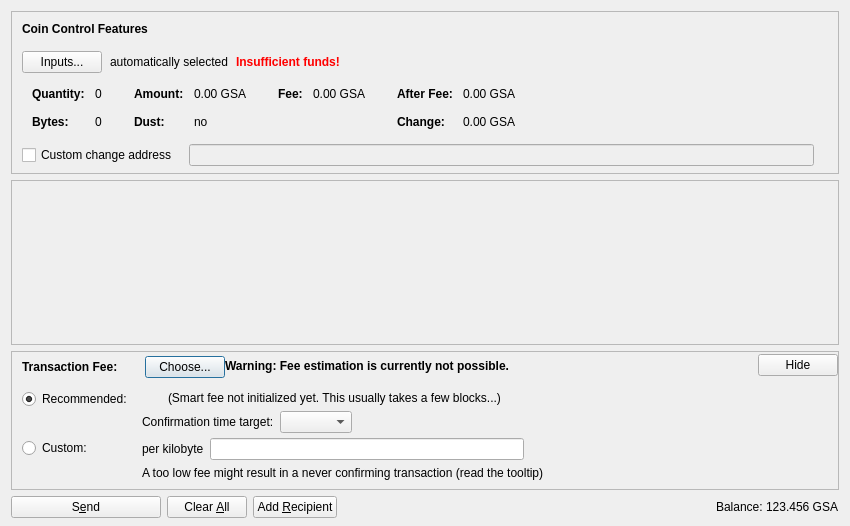
<?xml version="1.0" encoding="UTF-8"?>
<ui version="4.0">
 <class>SendCoinsDialog</class>
 <widget class="QDialog" name="SendCoinsDialog">
  <property name="geometry">
   <rect>
    <x>0</x>
    <y>0</y>
    <width>850</width>
    <height>526</height>
   </rect>
  </property>
  <property name="windowTitle">
   <string>Send Coins</string>
  </property>
  <layout class="QVBoxLayout" name="verticalLayout" stretch="0,1,0,0">
   <property name="bottomMargin">
    <number>8</number>
   </property>
   <item>
    <widget class="QFrame" name="frameCoinControl">
     <property name="sizePolicy">
      <sizepolicy hsizetype="Expanding" vsizetype="Expanding">
       <horstretch>0</horstretch>
       <verstretch>0</verstretch>
      </sizepolicy>
     </property>
     <property name="maximumSize">
      <size>
       <width>16777215</width>
       <height>16777215</height>
      </size>
     </property>
     <property name="frameShape">
      <enum>QFrame::StyledPanel</enum>
     </property>
     <property name="frameShadow">
      <enum>QFrame::Sunken</enum>
     </property>
     <layout class="QVBoxLayout" name="verticalLayoutCoinControl2">
      <property name="spacing">
       <number>0</number>
      </property>
      <property name="leftMargin">
       <number>0</number>
      </property>
      <property name="topMargin">
       <number>0</number>
      </property>
      <property name="rightMargin">
       <number>0</number>
      </property>
      <property name="bottomMargin">
       <number>6</number>
      </property>
      <item>
       <layout class="QVBoxLayout" name="verticalLayoutCoinControl" stretch="0,0,0,0,1">
        <property name="spacing">
         <number>0</number>
        </property>
        <property name="leftMargin">
         <number>10</number>
        </property>
        <property name="topMargin">
         <number>10</number>
        </property>
        <item>
         <layout class="QHBoxLayout" name="horizontalLayoutCoinControl1">
          <property name="bottomMargin">
           <number>15</number>
          </property>
          <item>
           <widget class="QLabel" name="labelCoinControlFeatures">
            <property name="sizePolicy">
             <sizepolicy hsizetype="Preferred" vsizetype="Maximum">
              <horstretch>0</horstretch>
              <verstretch>0</verstretch>
             </sizepolicy>
            </property>
            <property name="font">
             <font>
              <weight>75</weight>
              <bold>true</bold>
             </font>
            </property>
            <property name="styleSheet">
             <string notr="true">font-weight:bold;</string>
            </property>
            <property name="text">
             <string>Coin Control Features</string>
            </property>
           </widget>
          </item>
         </layout>
        </item>
        <item>
         <layout class="QHBoxLayout" name="horizontalLayoutCoinControl2" stretch="0,0,0,0">
          <property name="spacing">
           <number>8</number>
          </property>
          <property name="bottomMargin">
           <number>10</number>
          </property>
          <item>
           <widget class="QPushButton" name="pushButtonCoinControl">
            <property name="styleSheet">
             <string notr="true"/>
            </property>
            <property name="text">
             <string>Inputs...</string>
            </property>
            <property name="autoDefault">
             <bool>false</bool>
            </property>
           </widget>
          </item>
          <item>
           <widget class="QLabel" name="labelCoinControlAutomaticallySelected">
            <property name="text">
             <string>automatically selected</string>
            </property>
            <property name="margin">
             <number>5</number>
            </property>
           </widget>
          </item>
          <item>
           <widget class="QLabel" name="labelCoinControlInsuffFunds">
            <property name="font">
             <font>
              <weight>75</weight>
              <bold>true</bold>
             </font>
            </property>
            <property name="styleSheet">
             <string notr="true">color:red;font-weight:bold;</string>
            </property>
            <property name="text">
             <string>Insufficient funds!</string>
            </property>
            <property name="margin">
             <number>5</number>
            </property>
           </widget>
          </item>
          <item>
           <spacer name="horizontalSpacerCoinControl">
            <property name="orientation">
             <enum>Qt::Horizontal</enum>
            </property>
            <property name="sizeHint" stdset="0">
             <size>
              <width>40</width>
              <height>1</height>
             </size>
            </property>
           </spacer>
          </item>
         </layout>
        </item>
        <item>
         <widget class="QWidget" name="widgetCoinControl" native="true">
          <property name="sizePolicy">
           <sizepolicy hsizetype="Preferred" vsizetype="Preferred">
            <horstretch>0</horstretch>
            <verstretch>0</verstretch>
           </sizepolicy>
          </property>
          <property name="minimumSize">
           <size>
            <width>0</width>
            <height>0</height>
           </size>
          </property>
          <property name="styleSheet">
           <string notr="true"/>
          </property>
          <layout class="QHBoxLayout" name="horizontalLayoutCoinControl5">
           <property name="leftMargin">
            <number>0</number>
           </property>
           <property name="topMargin">
            <number>0</number>
           </property>
           <property name="rightMargin">
            <number>0</number>
           </property>
           <property name="bottomMargin">
            <number>0</number>
           </property>
           <item>
            <layout class="QHBoxLayout" name="horizontalLayoutCoinControl3" stretch="0,0,0,1">
             <property name="spacing">
              <number>20</number>
             </property>
             <property name="topMargin">
              <number>0</number>
             </property>
             <property name="bottomMargin">
              <number>10</number>
             </property>
             <item>
              <layout class="QFormLayout" name="formLayoutCoinControl1">
               <property name="horizontalSpacing">
                <number>10</number>
               </property>
               <property name="verticalSpacing">
                <number>14</number>
               </property>
               <property name="leftMargin">
                <number>10</number>
               </property>
               <property name="topMargin">
                <number>4</number>
               </property>
               <property name="rightMargin">
                <number>6</number>
               </property>
               <item row="0" column="0">
                <widget class="QLabel" name="labelCoinControlQuantityText">
                 <property name="font">
                  <font>
                   <weight>75</weight>
                   <bold>true</bold>
                  </font>
                 </property>
                 <property name="text">
                  <string>Quantity:</string>
                 </property>
                 <property name="margin">
                  <number>0</number>
                 </property>
                </widget>
               </item>
               <item row="0" column="1">
                <widget class="QLabel" name="labelCoinControlQuantity">
                 <property name="cursor">
                  <cursorShape>IBeamCursor</cursorShape>
                 </property>
                 <property name="contextMenuPolicy">
                  <enum>Qt::ActionsContextMenu</enum>
                 </property>
                 <property name="text">
                  <string notr="true">0</string>
                 </property>
                 <property name="margin">
                  <number>0</number>
                 </property>
                 <property name="textInteractionFlags">
                  <set>Qt::LinksAccessibleByMouse|Qt::TextSelectableByKeyboard|Qt::TextSelectableByMouse</set>
                 </property>
                </widget>
               </item>
               <item row="1" column="0">
                <widget class="QLabel" name="labelCoinControlBytesText">
                 <property name="font">
                  <font>
                   <weight>75</weight>
                   <bold>true</bold>
                  </font>
                 </property>
                 <property name="text">
                  <string>Bytes:</string>
                 </property>
                </widget>
               </item>
               <item row="1" column="1">
                <widget class="QLabel" name="labelCoinControlBytes">
                 <property name="cursor">
                  <cursorShape>IBeamCursor</cursorShape>
                 </property>
                 <property name="contextMenuPolicy">
                  <enum>Qt::ActionsContextMenu</enum>
                 </property>
                 <property name="text">
                  <string notr="true">0</string>
                 </property>
                 <property name="textInteractionFlags">
                  <set>Qt::LinksAccessibleByMouse|Qt::TextSelectableByKeyboard|Qt::TextSelectableByMouse</set>
                 </property>
                </widget>
               </item>
              </layout>
             </item>
             <item>
              <layout class="QFormLayout" name="formLayoutCoinControl2">
               <property name="horizontalSpacing">
                <number>10</number>
               </property>
               <property name="verticalSpacing">
                <number>14</number>
               </property>
               <property name="leftMargin">
                <number>6</number>
               </property>
               <property name="topMargin">
                <number>4</number>
               </property>
               <property name="rightMargin">
                <number>6</number>
               </property>
               <item row="0" column="0">
                <widget class="QLabel" name="labelCoinControlAmountText">
                 <property name="font">
                  <font>
                   <weight>75</weight>
                   <bold>true</bold>
                  </font>
                 </property>
                 <property name="text">
                  <string>Amount:</string>
                 </property>
                 <property name="margin">
                  <number>0</number>
                 </property>
                </widget>
               </item>
               <item row="0" column="1">
                <widget class="QLabel" name="labelCoinControlAmount">
                 <property name="cursor">
                  <cursorShape>IBeamCursor</cursorShape>
                 </property>
                 <property name="contextMenuPolicy">
                  <enum>Qt::ActionsContextMenu</enum>
                 </property>
                 <property name="text">
                  <string notr="true">0.00 GSA</string>
                 </property>
                 <property name="textInteractionFlags">
                  <set>Qt::LinksAccessibleByMouse|Qt::TextSelectableByKeyboard|Qt::TextSelectableByMouse</set>
                 </property>
                </widget>
               </item>
               <item row="1" column="0">
                <widget class="QLabel" name="labelCoinControlLowOutputText">
                 <property name="font">
                  <font>
                   <weight>75</weight>
                   <bold>true</bold>
                  </font>
                 </property>
                 <property name="text">
                  <string>Dust:</string>
                 </property>
                </widget>
               </item>
               <item row="1" column="1">
                <widget class="QLabel" name="labelCoinControlLowOutput">
                 <property name="cursor">
                  <cursorShape>IBeamCursor</cursorShape>
                 </property>
                 <property name="contextMenuPolicy">
                  <enum>Qt::ActionsContextMenu</enum>
                 </property>
                 <property name="text">
                  <string notr="true">no</string>
                 </property>
                 <property name="textInteractionFlags">
                  <set>Qt::LinksAccessibleByMouse|Qt::TextSelectableByKeyboard|Qt::TextSelectableByMouse</set>
                 </property>
                </widget>
               </item>
              </layout>
             </item>
             <item>
              <layout class="QFormLayout" name="formLayoutCoinControl3">
               <property name="horizontalSpacing">
                <number>10</number>
               </property>
               <property name="verticalSpacing">
                <number>14</number>
               </property>
               <property name="leftMargin">
                <number>6</number>
               </property>
               <property name="topMargin">
                <number>4</number>
               </property>
               <property name="rightMargin">
                <number>6</number>
               </property>
               <item row="0" column="0">
                <widget class="QLabel" name="labelCoinControlFeeText">
                 <property name="font">
                  <font>
                   <weight>75</weight>
                   <bold>true</bold>
                  </font>
                 </property>
                 <property name="text">
                  <string>Fee:</string>
                 </property>
                 <property name="margin">
                  <number>0</number>
                 </property>
                </widget>
               </item>
               <item row="0" column="1">
                <widget class="QLabel" name="labelCoinControlFee">
                 <property name="cursor">
                  <cursorShape>IBeamCursor</cursorShape>
                 </property>
                 <property name="contextMenuPolicy">
                  <enum>Qt::ActionsContextMenu</enum>
                 </property>
                 <property name="text">
                  <string notr="true">0.00 GSA</string>
                 </property>
                 <property name="textInteractionFlags">
                  <set>Qt::LinksAccessibleByMouse|Qt::TextSelectableByKeyboard|Qt::TextSelectableByMouse</set>
                 </property>
                </widget>
               </item>
              </layout>
             </item>
             <item>
              <layout class="QFormLayout" name="formLayoutCoinControl4">
               <property name="horizontalSpacing">
                <number>10</number>
               </property>
               <property name="verticalSpacing">
                <number>14</number>
               </property>
               <property name="leftMargin">
                <number>6</number>
               </property>
               <property name="topMargin">
                <number>4</number>
               </property>
               <property name="rightMargin">
                <number>6</number>
               </property>
               <item row="0" column="0">
                <widget class="QLabel" name="labelCoinControlAfterFeeText">
                 <property name="font">
                  <font>
                   <weight>75</weight>
                   <bold>true</bold>
                  </font>
                 </property>
                 <property name="text">
                  <string>After Fee:</string>
                 </property>
                 <property name="margin">
                  <number>0</number>
                 </property>
                </widget>
               </item>
               <item row="0" column="1">
                <widget class="QLabel" name="labelCoinControlAfterFee">
                 <property name="cursor">
                  <cursorShape>IBeamCursor</cursorShape>
                 </property>
                 <property name="contextMenuPolicy">
                  <enum>Qt::ActionsContextMenu</enum>
                 </property>
                 <property name="text">
                  <string notr="true">0.00 GSA</string>
                 </property>
                 <property name="textInteractionFlags">
                  <set>Qt::LinksAccessibleByMouse|Qt::TextSelectableByKeyboard|Qt::TextSelectableByMouse</set>
                 </property>
                </widget>
               </item>
               <item row="1" column="0">
                <widget class="QLabel" name="labelCoinControlChangeText">
                 <property name="font">
                  <font>
                   <weight>75</weight>
                   <bold>true</bold>
                  </font>
                 </property>
                 <property name="text">
                  <string>Change:</string>
                 </property>
                </widget>
               </item>
               <item row="1" column="1">
                <widget class="QLabel" name="labelCoinControlChange">
                 <property name="cursor">
                  <cursorShape>IBeamCursor</cursorShape>
                 </property>
                 <property name="contextMenuPolicy">
                  <enum>Qt::ActionsContextMenu</enum>
                 </property>
                 <property name="text">
                  <string notr="true">0.00 GSA</string>
                 </property>
                 <property name="textInteractionFlags">
                  <set>Qt::LinksAccessibleByMouse|Qt::TextSelectableByKeyboard|Qt::TextSelectableByMouse</set>
                 </property>
                </widget>
               </item>
              </layout>
             </item>
            </layout>
           </item>
          </layout>
         </widget>
        </item>
        <item>
         <layout class="QHBoxLayout" name="horizontalLayoutCoinControl4" stretch="0,0,0">
          <property name="spacing">
           <number>12</number>
          </property>
          <property name="sizeConstraint">
           <enum>QLayout::SetDefaultConstraint</enum>
          </property>
          <property name="topMargin">
           <number>5</number>
          </property>
          <property name="rightMargin">
           <number>5</number>
          </property>
          <item>
           <widget class="QCheckBox" name="checkBoxCoinControlChange">
            <property name="toolTip">
             <string>If this is activated, but the change address is empty or invalid, change will be sent to a newly generated address.</string>
            </property>
            <property name="text">
             <string>Custom change address</string>
            </property>
           </widget>
          </item>
          <item>
           <widget class="QValidatedLineEdit" name="lineEditCoinControlChange">
            <property name="enabled">
             <bool>false</bool>
            </property>
            <property name="sizePolicy">
             <sizepolicy hsizetype="Expanding" vsizetype="Fixed">
              <horstretch>0</horstretch>
              <verstretch>0</verstretch>
             </sizepolicy>
            </property>
           </widget>
          </item>
          <item>
           <widget class="QLabel" name="labelCoinControlChangeLabel">
            <property name="sizePolicy">
             <sizepolicy hsizetype="Preferred" vsizetype="Expanding">
              <horstretch>0</horstretch>
              <verstretch>0</verstretch>
             </sizepolicy>
            </property>
            <property name="minimumSize">
             <size>
              <width>0</width>
              <height>0</height>
             </size>
            </property>
            <property name="text">
             <string/>
            </property>
            <property name="margin">
             <number>3</number>
            </property>
           </widget>
          </item>
         </layout>
        </item>
        <item>
         <spacer name="verticalSpacerCoinControl">
          <property name="orientation">
           <enum>Qt::Vertical</enum>
          </property>
          <property name="sizeHint" stdset="0">
           <size>
            <width>800</width>
            <height>1</height>
           </size>
          </property>
         </spacer>
        </item>
       </layout>
      </item>
     </layout>
    </widget>
   </item>
   <item>
    <widget class="QScrollArea" name="scrollArea">
     <property name="widgetResizable">
      <bool>true</bool>
     </property>
     <widget class="QWidget" name="scrollAreaWidgetContents">
      <property name="geometry">
       <rect>
        <x>0</x>
        <y>0</y>
        <width>830</width>
        <height>104</height>
       </rect>
      </property>
      <layout class="QVBoxLayout" name="verticalLayout_2" stretch="0,1">
       <property name="leftMargin">
        <number>0</number>
       </property>
       <property name="topMargin">
        <number>0</number>
       </property>
       <property name="rightMargin">
        <number>0</number>
       </property>
       <property name="bottomMargin">
        <number>0</number>
       </property>
       <item>
        <layout class="QVBoxLayout" name="entries">
         <property name="spacing">
          <number>6</number>
         </property>
        </layout>
       </item>
       <item>
        <spacer name="verticalSpacer">
         <property name="orientation">
          <enum>Qt::Vertical</enum>
         </property>
         <property name="sizeHint" stdset="0">
          <size>
           <width>20</width>
           <height>40</height>
          </size>
         </property>
        </spacer>
       </item>
      </layout>
     </widget>
    </widget>
   </item>
   <item>
    <widget class="QFrame" name="frameFee">
     <property name="sizePolicy">
      <sizepolicy hsizetype="Expanding" vsizetype="Expanding">
       <horstretch>0</horstretch>
       <verstretch>0</verstretch>
      </sizepolicy>
     </property>
     <property name="maximumSize">
      <size>
       <width>16777215</width>
       <height>16777215</height>
      </size>
     </property>
     <property name="frameShape">
      <enum>QFrame::StyledPanel</enum>
     </property>
     <property name="frameShadow">
      <enum>QFrame::Sunken</enum>
     </property>
     <layout class="QVBoxLayout" name="verticalLayoutFee1">
      <property name="spacing">
       <number>0</number>
      </property>
      <property name="leftMargin">
       <number>0</number>
      </property>
      <property name="topMargin">
       <number>0</number>
      </property>
      <property name="rightMargin">
       <number>0</number>
      </property>
      <property name="bottomMargin">
       <number>0</number>
      </property>
      <item>
       <layout class="QVBoxLayout" name="verticalLayoutFee2" stretch="0,0,0">
        <property name="spacing">
         <number>0</number>
        </property>
        <property name="leftMargin">
         <number>10</number>
        </property>
        <property name="topMargin">
         <number>0</number>
        </property>
        <item>
         <layout class="QHBoxLayout" name="horizontalLayoutFee1">
          <property name="bottomMargin">
           <number>0</number>
          </property>
          <item>
           <layout class="QVBoxLayout" name="verticalLayoutFee7">
            <property name="spacing">
             <number>0</number>
            </property>
            <item>
             <spacer name="verticalSpacerSmartFee">
              <property name="orientation">
               <enum>Qt::Vertical</enum>
              </property>
              <property name="sizeType">
               <enum>QSizePolicy::Fixed</enum>
              </property>
              <property name="sizeHint" stdset="0">
               <size>
                <width>1</width>
                <height>4</height>
               </size>
              </property>
             </spacer>
            </item>
            <item>
             <layout class="QHBoxLayout" name="horizontalLayoutSmartFee">
              <property name="spacing">
               <number>10</number>
              </property>
              <item>
               <widget class="QLabel" name="labelFeeHeadline">
                <property name="sizePolicy">
                 <sizepolicy hsizetype="Preferred" vsizetype="Maximum">
                  <horstretch>0</horstretch>
                  <verstretch>0</verstretch>
                 </sizepolicy>
                </property>
                <property name="font">
                 <font>
                  <weight>75</weight>
                  <bold>true</bold>
                 </font>
                </property>
                <property name="styleSheet">
                 <string notr="true">font-weight:bold;</string>
                </property>
                <property name="text">
                 <string>Transaction Fee:</string>
                </property>
               </widget>
              </item>
              <item>
               <widget class="QLabel" name="labelFeeMinimized">
                <property name="text">
                 <string/>
                </property>
               </widget>
              </item>
              <item>
               <widget class="QPushButton" name="buttonChooseFee">
                <property name="text">
                 <string>Choose...</string>
                </property>
               </widget>
              </item>
             </layout>
            </item>
            <item>
             <spacer name="verticalSpacer_5">
              <property name="orientation">
               <enum>Qt::Vertical</enum>
              </property>
              <property name="sizeHint" stdset="0">
               <size>
                <width>1</width>
                <height>1</height>
               </size>
              </property>
             </spacer>
            </item>
           </layout>
          </item>
          <item>
           <widget class="QLabel" name="fallbackFeeWarningLabel">
            <property name="toolTip">
             <string>Using the fallbackfee can result in sending a transaction that will take several hours or days (or never) to confirm. Consider choosing your fee manually or wait until you have validated the complete chain.</string>
            </property>
            <property name="font">
            <font>
                <weight>75</weight>
                <bold>true</bold>
            </font>
            </property>
            <property name="text">
             <string>Warning: Fee estimation is currently not possible.</string>
            </property>
            <property name="wordWrap">
             <bool>false</bool>
            </property>
           </widget>
          </item>
          <item>
           <spacer name="horizontalSpacer_4">
            <property name="orientation">
             <enum>Qt::Horizontal</enum>
            </property>
            <property name="sizeType">
             <enum>QSizePolicy::MinimumExpanding</enum>
            </property>
            <property name="sizeHint" stdset="0">
             <size>
              <width>40</width>
              <height>20</height>
             </size>
            </property>
           </spacer>
          </item>
          <item>
           <widget class="QPushButton" name="buttonMinimizeFee">
            <property name="toolTip">
             <string>collapse fee-settings</string>
            </property>
            <property name="text">
             <string>Hide</string>
            </property>
           </widget>
          </item>
         </layout>
        </item>
        <item>
         <widget class="QFrame" name="frameFeeSelection">
          <layout class="QVBoxLayout" name="verticalLayoutFee12">
           <property name="spacing">
            <number>0</number>
           </property>
           <property name="leftMargin">
            <number>0</number>
           </property>
           <property name="topMargin">
            <number>0</number>
           </property>
           <property name="rightMargin">
            <number>0</number>
           </property>
           <property name="bottomMargin">
            <number>0</number>
           </property>
           <item>
            <layout class="QGridLayout" name="gridLayoutFee">
             <property name="topMargin">
              <number>10</number>
             </property>
             <property name="bottomMargin">
              <number>4</number>
             </property>
             <property name="horizontalSpacing">
              <number>10</number>
             </property>
             <property name="verticalSpacing">
              <number>4</number>
             </property>
             <item row="1" column="1">
              <layout class="QVBoxLayout" name="verticalLayoutFee8">
               <property name="spacing">
                <number>6</number>
               </property>
               <item>
                <layout class="QHBoxLayout" name="horizontalLayoutFee13">
                 <item>
                  <widget class="QLabel" name="labelCustomPerKilobyte">
                   <property name="toolTip">
                    <string>Specify a custom fee per kB (1,000 bytes) of the transaction's virtual size.

Note:  Since the fee is calculated on a per-byte basis, a fee of "100 satoshis per kB" for a transaction size of 500 bytes (half of 1 kB) would ultimately yield a fee of only 50 satoshis.</string>
                   </property>
                   <property name="text">
                    <string>per kilobyte</string>
                   </property>
                  </widget>
                 </item>
                 <item>
                  <widget class="BitcoinAmountField" name="customFee"/>
                 </item>
                 <item>
                  <spacer name="horizontalSpacer_6">
                   <property name="orientation">
                    <enum>Qt::Horizontal</enum>
                   </property>
                   <property name="sizeHint" stdset="0">
                    <size>
                     <width>1</width>
                     <height>1</height>
                    </size>
                   </property>
                  </spacer>
                 </item>
                </layout>
               </item>
               <item>
                <layout class="QHBoxLayout" name="horizontalLayoutFee8">
                 <item>
                  <widget class="QLabel" name="labelCustomFeeWarning">
                   <property name="enabled">
                    <bool>true</bool>
                   </property>
                   <property name="toolTip">
                    <string>When there is less transaction volume than space in the blocks, miners as well as relaying nodes may enforce a minimum fee. Paying only this minimum fee is just fine, but be aware that this can result in a never confirming transaction once there is more demand for gsapples transactions than the network can process.</string>
                   </property>
                   <property name="text">
                    <string>A too low fee might result in a never confirming transaction (read the tooltip)</string>
                   </property>
                  </widget>
                 </item>
                 <item>
                  <spacer name="horizontalSpacer_2">
                   <property name="orientation">
                    <enum>Qt::Horizontal</enum>
                   </property>
                   <property name="sizeHint" stdset="0">
                    <size>
                     <width>1</width>
                     <height>1</height>
                    </size>
                   </property>
                  </spacer>
                 </item>
                </layout>
               </item>
              </layout>
             </item>
             <item row="0" column="0">
              <layout class="QVBoxLayout" name="verticalLayoutFee4" stretch="0,1">
               <item>
                <widget class="QRadioButton" name="radioSmartFee">
                 <property name="text">
                  <string>Recommended:</string>
                 </property>
                 <property name="checked">
                  <bool>true</bool>
                 </property>
                 <attribute name="buttonGroup">
                  <string notr="true">groupFee</string>
                 </attribute>
                </widget>
               </item>
               <item>
                <spacer name="verticalSpacer_2">
                 <property name="orientation">
                  <enum>Qt::Vertical</enum>
                 </property>
                 <property name="sizeHint" stdset="0">
                  <size>
                   <width>1</width>
                   <height>1</height>
                  </size>
                 </property>
                </spacer>
               </item>
              </layout>
             </item>
             <item row="1" column="0">
              <layout class="QVBoxLayout" name="verticalLayoutFee9" stretch="0,1">
               <item>
                <widget class="QRadioButton" name="radioCustomFee">
                 <property name="text">
                  <string>Custom:</string>
                 </property>
                 <attribute name="buttonGroup">
                  <string notr="true">groupFee</string>
                 </attribute>
                </widget>
               </item>
               <item>
                <spacer name="verticalSpacer_6">
                 <property name="orientation">
                  <enum>Qt::Vertical</enum>
                 </property>
                 <property name="sizeHint" stdset="0">
                  <size>
                   <width>1</width>
                   <height>1</height>
                  </size>
                 </property>
                </spacer>
               </item>
              </layout>
             </item>
             <item row="0" column="1">
              <layout class="QVBoxLayout" name="verticalLayoutFee3" stretch="0,0,1">
               <property name="spacing">
                <number>6</number>
               </property>
               <property name="topMargin">
                <number>2</number>
               </property>
               <item>
                <layout class="QHBoxLayout" name="horizontalLayoutFee12">
                 <item>
                  <widget class="QLabel" name="labelSmartFee">
                   <property name="text">
                    <string/>
                   </property>
                  </widget>
                 </item>
                 <item>
                  <widget class="QLabel" name="labelFeeEstimation">
                   <property name="text">
                    <string/>
                   </property>
                  </widget>
                 </item>
                 <item>
                  <widget class="QLabel" name="labelSmartFee2">
                   <property name="text">
                    <string>(Smart fee not initialized yet. This usually takes a few blocks...)</string>
                   </property>
                  </widget>
                 </item>
                 <item>
                  <spacer name="horizontalSpacer_5">
                   <property name="orientation">
                    <enum>Qt::Horizontal</enum>
                   </property>
                   <property name="sizeHint" stdset="0">
                    <size>
                     <width>1</width>
                     <height>1</height>
                    </size>
                   </property>
                  </spacer>
                 </item>
                </layout>
               </item>
               <item>
                <layout class="QHBoxLayout" name="horizontalLayoutFee9">
                 <item>
                  <layout class="QVBoxLayout" name="verticalLayoutFee6">
                   <item>
                    <widget class="QLabel" name="labelSmartFee3">
                     <property name="text">
                      <string>Confirmation time target:</string>
                     </property>
                    </widget>
                   </item>
                  </layout>
                 </item>
                 <item>
                  <layout class="QVBoxLayout" name="verticalLayoutFee5">
                   <property name="rightMargin">
                    <number>30</number>
                   </property>
                   <item>
                    <layout class="QHBoxLayout" name="horizontalLayoutConfTarget">
                     <property name="bottomMargin">
                      <number>0</number>
                     </property>
                     <item>
                      <widget class="QComboBox" name="confTargetSelector"/>
                     </item>
                     <item>
                      <spacer name="horizontalSpacerConfTarget">
                       <property name="orientation">
                        <enum>Qt::Horizontal</enum>
                       </property>
                       <property name="sizeHint" stdset="0">
                        <size>
                         <width>40</width>
                         <height>20</height>
                        </size>
                       </property>
                      </spacer>
                     </item>
                    </layout>
                   </item>
                  </layout>
                 </item>
                </layout>
               </item>
               <item>
                <spacer name="verticalSpacer_4">
                 <property name="orientation">
                  <enum>Qt::Vertical</enum>
                 </property>
                 <property name="sizeHint" stdset="0">
                  <size>
                   <width>1</width>
                   <height>1</height>
                  </size>
                 </property>
                </spacer>
               </item>
              </layout>
             </item>
            </layout>
           </item>
          </layout>
         </widget>
        </item>
        <item>
         <spacer name="verticalSpacerFee">
          <property name="orientation">
           <enum>Qt::Vertical</enum>
          </property>
          <property name="sizeHint" stdset="0">
           <size>
            <width>40</width>
            <height>5</height>
           </size>
          </property>
         </spacer>
        </item>
       </layout>
      </item>
     </layout>
    </widget>
   </item>
   <item>
    <layout class="QHBoxLayout" name="horizontalLayout">
     <item>
      <widget class="QPushButton" name="sendButton">
       <property name="minimumSize">
        <size>
         <width>150</width>
         <height>0</height>
        </size>
       </property>
       <property name="toolTip">
        <string>Confirm the send action</string>
       </property>
       <property name="text">
        <string>S&amp;end</string>
       </property>
       <property name="icon">
        <iconset resource="../bitcoin.qrc">
         <normaloff>:/icons/send</normaloff>:/icons/send</iconset>
       </property>
       <property name="autoDefault">
        <bool>false</bool>
       </property>
       <property name="default">
        <bool>false</bool>
       </property>
      </widget>
     </item>
     <item>
      <widget class="QPushButton" name="clearButton">
       <property name="sizePolicy">
        <sizepolicy hsizetype="Minimum" vsizetype="Fixed">
         <horstretch>0</horstretch>
         <verstretch>0</verstretch>
        </sizepolicy>
       </property>
       <property name="toolTip">
        <string>Clear all fields of the form.</string>
       </property>
       <property name="text">
        <string>Clear &amp;All</string>
       </property>
       <property name="icon">
        <iconset resource="../bitcoin.qrc">
         <normaloff>:/icons/remove</normaloff>:/icons/remove</iconset>
       </property>
       <property name="autoDefault">
        <bool>false</bool>
       </property>
      </widget>
     </item>
     <item>
      <widget class="QPushButton" name="addButton">
       <property name="toolTip">
        <string>Send to multiple recipients at once</string>
       </property>
       <property name="text">
        <string>Add &amp;Recipient</string>
       </property>
       <property name="icon">
        <iconset resource="../bitcoin.qrc">
         <normaloff>:/icons/add</normaloff>:/icons/add</iconset>
       </property>
       <property name="autoDefault">
        <bool>false</bool>
       </property>
      </widget>
     </item>
     <item>
      <spacer name="horizontalSpacer">
       <property name="orientation">
        <enum>Qt::Horizontal</enum>
       </property>
       <property name="sizeHint" stdset="0">
        <size>
         <width>40</width>
         <height>20</height>
        </size>
       </property>
      </spacer>
     </item>
     <item>
      <layout class="QHBoxLayout" name="horizontalLayout_2">
       <property name="spacing">
        <number>3</number>
       </property>
       <item>
        <widget class="QLabel" name="label">
         <property name="sizePolicy">
          <sizepolicy hsizetype="Preferred" vsizetype="Fixed">
           <horstretch>0</horstretch>
           <verstretch>0</verstretch>
          </sizepolicy>
         </property>
         <property name="text">
          <string>Balance:</string>
         </property>
        </widget>
       </item>
       <item>
        <widget class="QLabel" name="labelBalance">
         <property name="sizePolicy">
          <sizepolicy hsizetype="Preferred" vsizetype="Fixed">
           <horstretch>0</horstretch>
           <verstretch>0</verstretch>
          </sizepolicy>
         </property>
         <property name="cursor">
          <cursorShape>IBeamCursor</cursorShape>
         </property>
         <property name="text">
          <string notr="true">123.456 GSA</string>
         </property>
         <property name="textInteractionFlags">
          <set>Qt::LinksAccessibleByMouse|Qt::TextSelectableByKeyboard|Qt::TextSelectableByMouse</set>
         </property>
        </widget>
       </item>
      </layout>
     </item>
    </layout>
   </item>
  </layout>
 </widget>
 <customwidgets>
  <customwidget>
   <class>QValidatedLineEdit</class>
   <extends>QLineEdit</extends>
   <header>qt/qvalidatedlineedit.h</header>
  </customwidget>
  <customwidget>
   <class>BitcoinAmountField</class>
   <extends>QLineEdit</extends>
   <header>qt/bitcoinamountfield.h</header>
   <container>1</container>
  </customwidget>
 </customwidgets>
 <resources>
  <include location="../bitcoin.qrc"/>
 </resources>
 <connections/>
 <buttongroups>
  <buttongroup name="groupFee"/>
 </buttongroups>
</ui>
